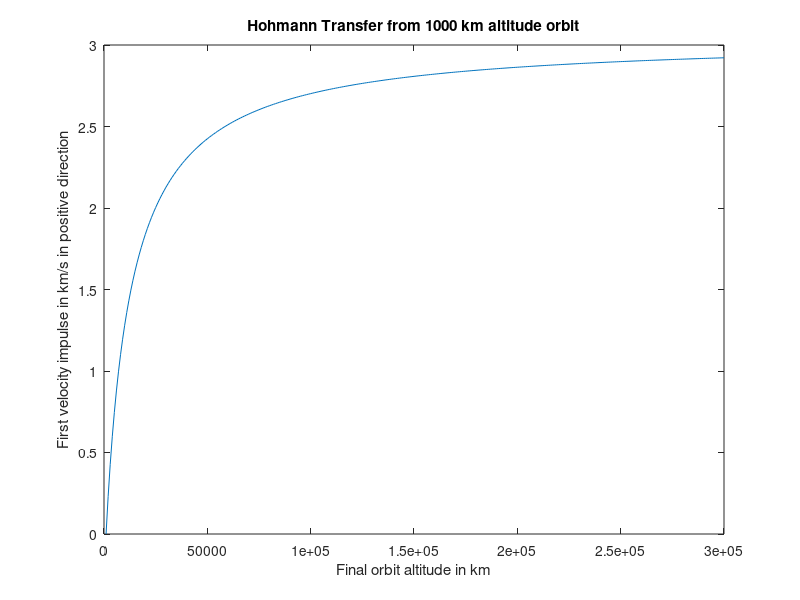
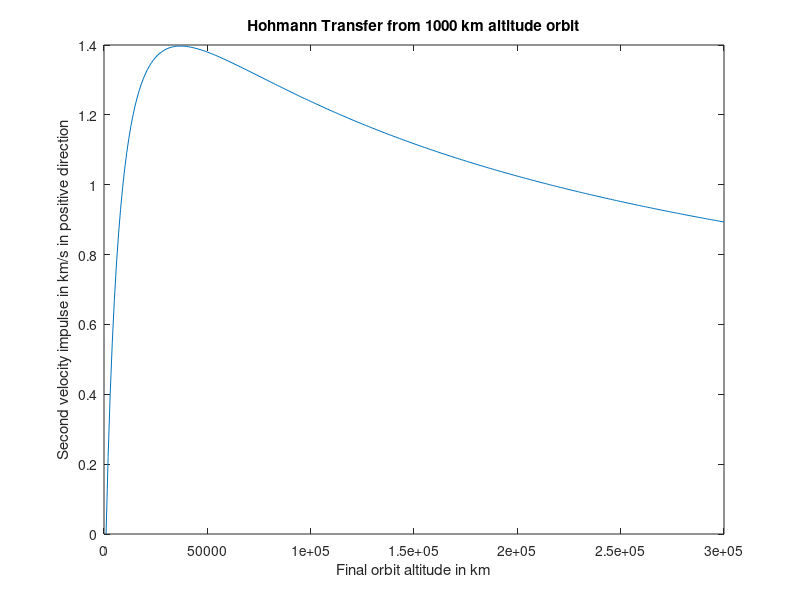
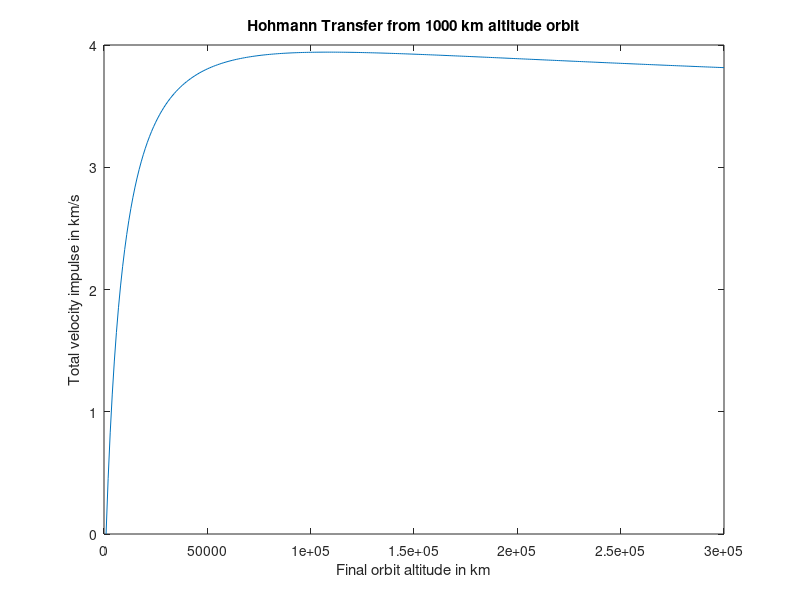
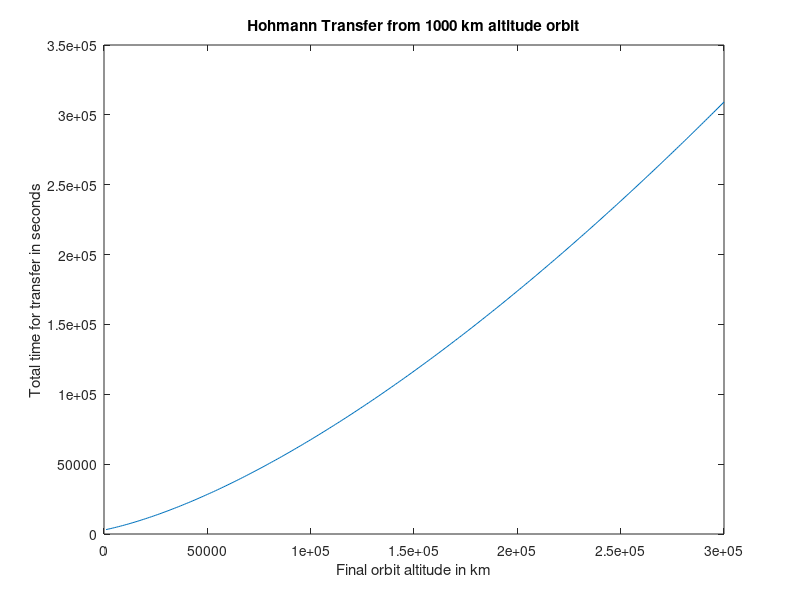

The MATLAB script that drew these images, in order:
global total_del_v_h
global time_h
mu = 398600;
R_E = 6378;
h_I = 1000;
r_I = h_I+R_E;
r_F = [1000 : 1000 : 300000]+R_E;
v_r_I = sqrt(mu*(1/r_I));
a_T = (r_I+r_F)/2;
v_r_T_p = sqrt(mu*((2/r_I)-(1./a_T)));
del_v_1 = v_r_T_p-v_r_I;
v_r_T_a = sqrt(mu*((2./r_F)-(1./a_T)));
v_r_F = sqrt(mu*(1./r_F));
del_v_2 = v_r_F-v_r_T_a;
time_h = pi*sqrt((a_T.^3)/mu);
disp("Hohmann Transfer to 125000 km orbit:");
if del_v_1(125) >= 0
    fprintf('The first velocity impulse is %f km/s in the direction of velocity.\n',del_v_1(125));
else
    fprintf('The first velocity impulse is %f km/s opposite to the direction of velocity.\n',abs(del_v_1(125)));
end
if del_v_2(125) >= 0
    fprintf('The second velocity impulse is %f km/s in the direction of velocity.\n',del_v_2(125));
else
    fprintf('The second velocity impulse is %f km/s opposite to the direction of velocity.\n\n\n',abs(del_v_2(125)));
end
disp("Hohmann Transfer to 200000 km orbit:");
if del_v_1(200) >= 0
    fprintf('The first velocity impulse is %f km/s in the direction of velocity.\n',del_v_1(200));
else
    fprintf('The first velocity impulse is %f km/s opposite to the direction of velocity.\n',abs(del_v_1(200)));
end
if del_v_2(200) >= 0
    fprintf('The second velocity impulse is %f km/s in the direction of velocity.\n',del_v_2(200));
else
    fprintf('The second velocity impulse is %f km/s opposite to the direction of velocity.\n\n\n',abs(del_v_2(200)));
end
disp("Hohmann Transfer to 300000 km orbit:");
if del_v_1(300) >= 0
    fprintf('The first velocity impulse is %f km/s in the direction of velocity.\n',del_v_1(300));
else
    fprintf('The first velocity impulse is %f km/s opposite to the direction of velocity.\n',abs(del_v_1(300)));
end
if del_v_2(300) >= 0
    fprintf('The second velocity impulse is %f km/s in the direction of velocity.\n',del_v_2(300));
else
    fprintf('The second velocity impulse is %f km/s opposite to the direction of velocity.\n\n\n',abs(del_v_2(300)));
end
total_del_v_h = abs(del_v_1)+abs(del_v_2);
figure
plot(r_F-R_E,del_v_1);
xlabel("Final orbit altitude in km");
ylabel("First velocity impulse in km/s in positive direction");
title("Hohmann Transfer from 1000 km altitude orbit");
figure
plot(r_F-R_E,del_v_2);
xlabel("Final orbit altitude in km");
ylabel("Second velocity impulse in km/s in positive direction");
title("Hohmann Transfer from 1000 km altitude orbit");
figure
plot(r_F-R_E,total_del_v_h);
xlabel("Final orbit altitude in km");
ylabel("Total velocity impulse in km/s");
title("Hohmann Transfer from 1000 km altitude orbit");
figure
plot(r_F-R_E,time_h);
xlabel("Final orbit altitude in km");
ylabel("Total time for transfer in seconds");
title("Hohmann Transfer from 1000 km altitude orbit");